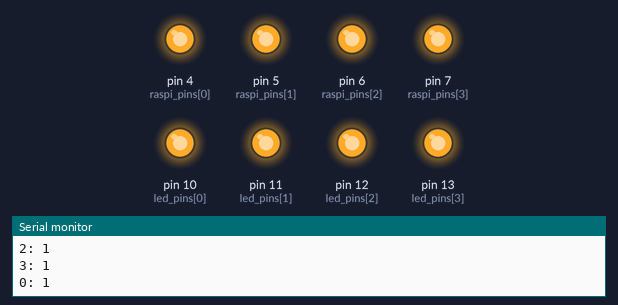
Bench run of a sketch on a simulated Arduino Uno, built with avr-gcc and run on an emulated ATmega328P. On the bench: output pins drawn as LEDs (lit = HIGH), the last lines printed to the serial monitor. Random numbers use the default seed unless the sketch sets one.

Above: at 0.1 s.
At 3.5 s:
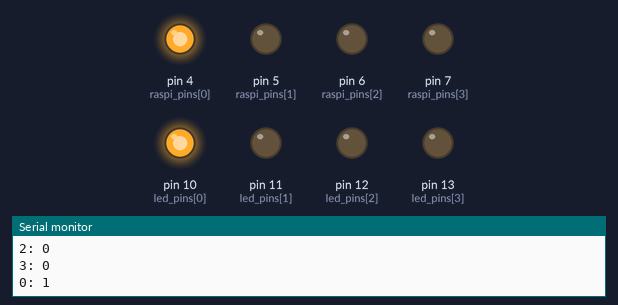
At 20.1 s:
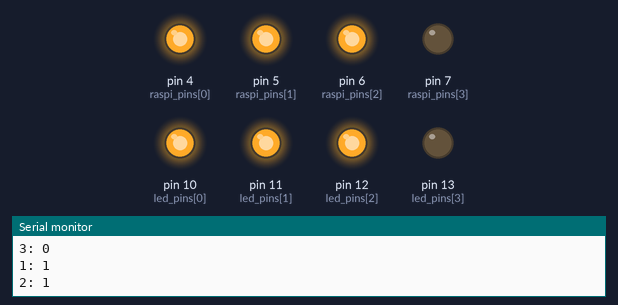
At 22.4 s:
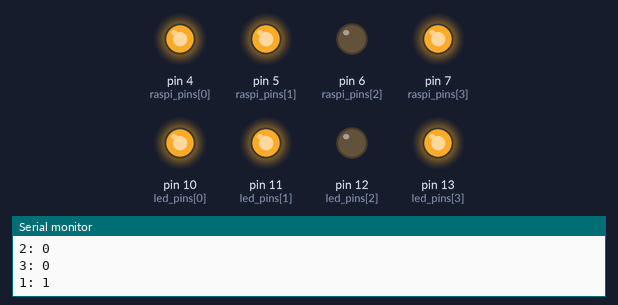
At 27.9 s:
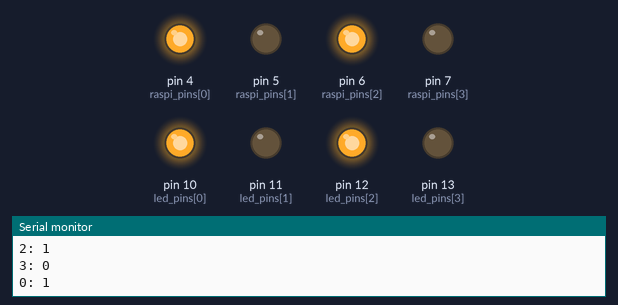
At 38.0 s:
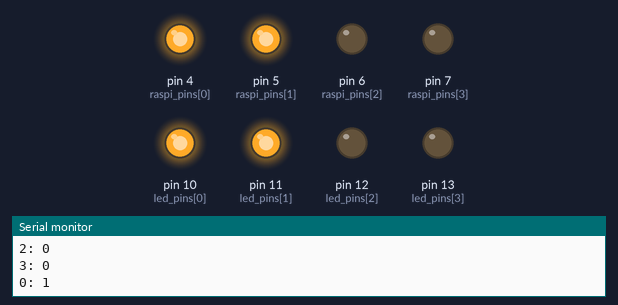
Timing chart, 0 to 40.0 s (numbered marks = the images above):
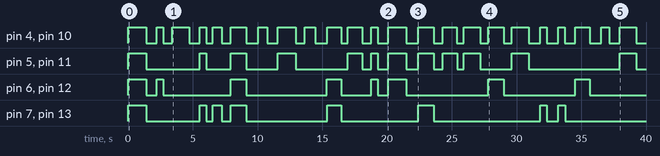

The sketch:

stimulator_emu.ino
```cpp
#include <Arduino.h>

#define N 4
#define NO_OUTPUT -1
#define MIN 0
#define MAX 7

int led_pins[N] = {10,11,12,13};
int raspi_pins[N] = {4,5,6,7};

int current_output = NO_OUTPUT;

void pin_init() {
    for (int i=0;i<N;++i) {
        pinMode(led_pins[i],OUTPUT);
        pinMode(raspi_pins[i],OUTPUT);
    }
};

void set_pin(int pin,int state) {
    digitalWrite(led_pins[pin],state);
    digitalWrite(raspi_pins[pin],state);
    Serial.println(String(pin)+": "+String(state));

}

void show_output (int output) {
    if (output == NO_OUTPUT) {
        for (int i=0;i<N;++i) {
            set_pin(i,LOW);
            delay(1);
        }
    }
    else {
        set_pin(1,output % 2);
        set_pin(2,(output>>1) % 2);
        set_pin(3,(output>>2) % 2);
        delay(1);
        set_pin(0,HIGH);
    }
}


void setup() {
    Serial.begin(9600);
    pin_init();
    randomSeed(analogRead(0)*analogRead(1));
}

void loop() {
    show_output(random(MIN,MAX+1));
    delay(random(5,15)*100);
    show_output(NO_OUTPUT);
    delay(random(5,10)*100);
}
```

Measured:
- by itself, pin 5 (raspi_pins[1]), pin 11 (led_pins[1]): LOW → HIGH at 0.00 s, → LOW 1.4 s later, → HIGH 4.1 s later, → LOW 0.50 s later, … (24 changes in this stretch)
- by itself, pin 7 (raspi_pins[3]), pin 13 (led_pins[3]): LOW → HIGH at 0.00 s, → LOW 1.4 s later, → HIGH 4.1 s later, → LOW 0.51 s later, … (16 changes in this stretch)
